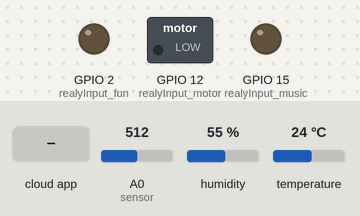
Bench run of a sketch on a simulated ESP8266 (NodeMCU). On the bench: switched loads named in the sketch (green lamp = pin HIGH), output pins drawn as LEDs (lit = HIGH). The inputs (shaded band) are chosen by the test bench; at power-on: A0 (sensor) = 512, humidity 55 %, temperature 24 °C. WiFi joins after 1.5 s; servers stay silent unless stated; the Firebase database answers and starts empty; what the sketch prints to the serial monitor is not drawn.

Above: at 3.7 s.
3.8 s: the phone or cloud app sets Motor to ON
At 5.7 s:
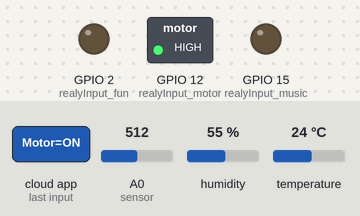
6.9 s: the phone or cloud app sets Fan to ON
At 8.7 s:
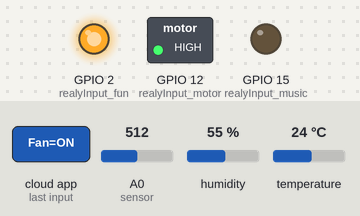
9.0 s: the phone or cloud app sets Music to ON
At 10.7 s:
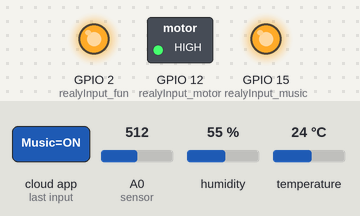
11.2 s: the phone or cloud app sets Motor to OFF
At 12.7 s:
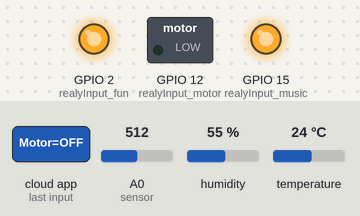
13.4 s: the phone or cloud app sets Fan to OFF
At 14.6 s:
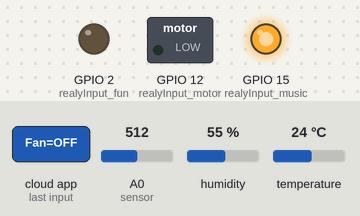
15.5 s: the phone or cloud app sets Motor to ON
At 16.5 s:
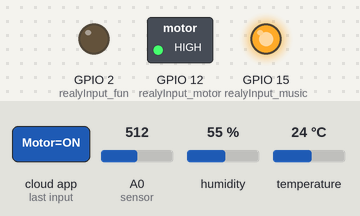
Timing chart, 0 to 18.5 s (numbered marks = the images above; inputs shaded):
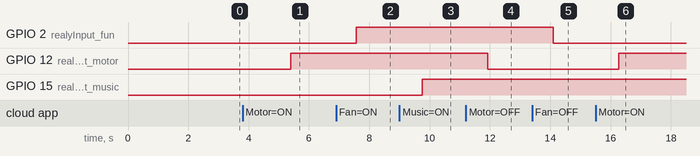

Measured:
- after the input at 3.8 s, GPIO 12 (realyInput_motor): LOW → HIGH after 1.6 s
- after the input at 6.9 s, GPIO 2 (realyInput_fun): LOW → HIGH after 0.67 s
- after the input at 9.0 s, GPIO 15 (realyInput_music): LOW → HIGH after 0.75 s
- after the input at 11.2 s, GPIO 12 (realyInput_motor): HIGH → LOW after 0.72 s
- after the input at 13.4 s, GPIO 2 (realyInput_fun): HIGH → LOW after 0.70 s
- after the input at 15.5 s, GPIO 12 (realyInput_motor): LOW → HIGH after 0.77 s

The sketch:

FirebaseDemo_ESP8266.ino
```cpp
#include <ESP8266WiFi.h>
#include <FirebaseArduino.h>
#include <DHT.h>


  /*
     Define Wi-Fi Access point username/PW
     Define Firebase server
     Define IFTT Server --> this will be part of our second semister implemtaion
  */
#define FIREBASE_HOST "iot-bbms-default-rtdb.firebaseio.com"
#define FIREBASE_AUTH "8Kehg3t6FFuhN5u55vYmmZWZ19T0TjZ0TaYmpydP"
#define WIFI_SSID "hp"
#define WIFI_PASSWORD "eSnbJaBp"
//"eSnbJaBp"
  /*
  Define NodeMcu.GPIO pin's for Realy bord for switching actuators
      * swing motor
      * fan
      * musical toy
  */
#define realyInput_fun    2     //D4
#define realyInput_motor 12     //D6
#define realyInput_music 15     //D8


  /*
  Define NodeMcu.GPIO pin's for sensor's
      * Temperature and Humidity
      * sound
  */
  /*Temperature and Humidity*/

#define DHTPIN 5  //D1 pin in NODEMCU
#define DHTTYPE DHT11
DHT dht(DHTPIN, DHTTYPE);

   /*sound */

#define sensor A0


  /*
    *Assigne the treshold value's for
    *temprature
    *humidity
    *sound
  */
float TEMTH =28.0 ; //Temprature treshold
float HTH = 70.0 ; //Humidity treshold
int STH = 50 ;   //sound treshold

/*CRIE DETECTION*/
String Sound_Detection ="OFF";

void setup()
{
  Serial.begin(9600);
  delay(1000);
  WiFi.begin(WIFI_SSID, WIFI_PASSWORD);
  Serial.print("Connecting to ");
  Serial.print(WIFI_SSID);
  while (WiFi.status() != WL_CONNECTED)
  {
    Serial.print(".");
    delay(500);
  }
  Serial.println();
  Serial.print("Connected to ");
  Serial.println(WIFI_SSID);
  Firebase.begin(FIREBASE_HOST, FIREBASE_AUTH);                  // connect to firebase

  dht.begin();

  // assign pin of realy out's
  pinMode(realyInput_fun,OUTPUT);
  pinMode(realyInput_motor,OUTPUT);
  pinMode(realyInput_music,OUTPUT);

  // set them initialy to zero
  digitalWrite(realyInput_fun,LOW);
  digitalWrite(realyInput_motor,LOW);
  digitalWrite(realyInput_music,LOW);


}

void loop()
{
    /*get the sensoring value of sound */

    int sound_value = analogRead(sensor);
    Serial.println(sound_value);
//
//   delay(1000);/
  /*get the sensoring value of temprature and humidity*/

  float humidity = dht.readHumidity();                                 // Read Humidity
  float temperature = dht.readTemperature();                           // Read temperature

  if (isnan(humidity) || isnan(temperature))                           // Checking sensor working
  {
    Serial.println(F("Failed to read from DHT sensor!"));
    return;
  }
  Serial.print("Humidity: ");
  Serial.print(humidity);
  String fireHumid = String(humidity) + String("%");                   //Humidity integer to string conversion

  Serial.print("%  Temperature: ");
  Serial.print(temperature);
  Serial.println("°C ");
  String fireTemp = String(temperature) + String("°C");                  //Temperature integer to string conversion
  delay(100);

  String AUTO = Firebase.getString("AUTO");

   if(AUTO == "ON"){   //check if auot pilot is on
     checkForSound(sound_value);

     ReadfromFirebase();

    checkForTempartureandHumidity(temperature,humidity);


    uploadDataToServer(fireHumid,fireTemp,Sound_Detection);

    ReadfromFirebase();
   }else{
ReadfromFirebase();
 uploadDataToServer(fireHumid,fireTemp,Sound_Detection);

   }


    delay(1000);


}
void ReadfromFirebase(){

//Read data from firebase

  String motor_status = Firebase.getString("Motor");
  String Fun_status = Firebase.getString("Fan");
  String Music_status = Firebase.getString("Music");

//    check for fun
  if(motor_status == "ON"){
    digitalWrite(realyInput_motor,HIGH);

  }else if(motor_status == "OFF"){
    digitalWrite(realyInput_motor,LOW);

  }
  if (Fun_status == "ON"){
    digitalWrite(realyInput_fun,HIGH);

  }else if(Fun_status == "OFF"){
     digitalWrite(realyInput_fun,LOW);

  }
  if (Music_status == "ON"){
     digitalWrite(realyInput_music,HIGH);

  }else if (Music_status == "OFF"){
    digitalWrite(realyInput_music,LOW);
  }


  }
void uploadDataToServer(String fireHumid,String fireTemp,String Sound_Detection){

  Firebase.setString("/Sound Detection",Sound_Detection);
  Firebase.setString("/Status/Humidity", fireHumid);            //setup path to send Humidity readings
  Firebase.setString("/Status/Temperature", fireTemp);         //setup path to send Temperature readings
    if (Firebase.failed())
    {

      Serial.print("pushing /logs failed:");
      Serial.println(Firebase.error());
      return;
  }
 }

void checkForSound(int sound_value){

    /* check if sound
      * is greater than the threashold value's
      * and turn on/off
      * Swing Motor
      * Switch on Musical toy
      */

  if (sound_value > STH){
            Serial.println("swing Motor Turned ON");
            Firebase.setString("/Motor", "ON");

            Serial.println("Music toy Turned ON");
            Firebase.setString("/Music", "ON");


           /* Notify parent's via IFTTT
            * this will part of our second semister implemntation
            */

            Sound_Detection ="ON";
  }else if(sound_value <STH){
        Serial.println("swing Motor Turned OFF");
            Firebase.setString("/Motor", "OFF");

            Serial.println("Music toy Turned OFF");
            Firebase.setString("/Music", "OFF");


    Sound_Detection ="OFF";
  }

}

void checkForTempartureandHumidity(float temperature,float humidity){


     /* check if temperature and humidity
      * is greater than the threashold value's
      * and turn on/off the fun
      */
      if (temperature >TEMTH || humidity >HTH ) {
          Serial.println("Fun Turned ON");
          Firebase.setString("/Fan", "ON");

     /* Notify parent's via IFTTT
      * this will part of our second semister implemntation
      */

      }else{
            Serial.println("Fun Turned OFF");
            Firebase.setString("/Fan", "OFF");

//            Serial.println("swing Motor Turned OFF");
//            Firebase.setString("/Motor", "OFF");
//
//            Serial.println("Music toy Turned OFF");
//            Firebase.setString("/Music", "OFF");
      }


  }
```
